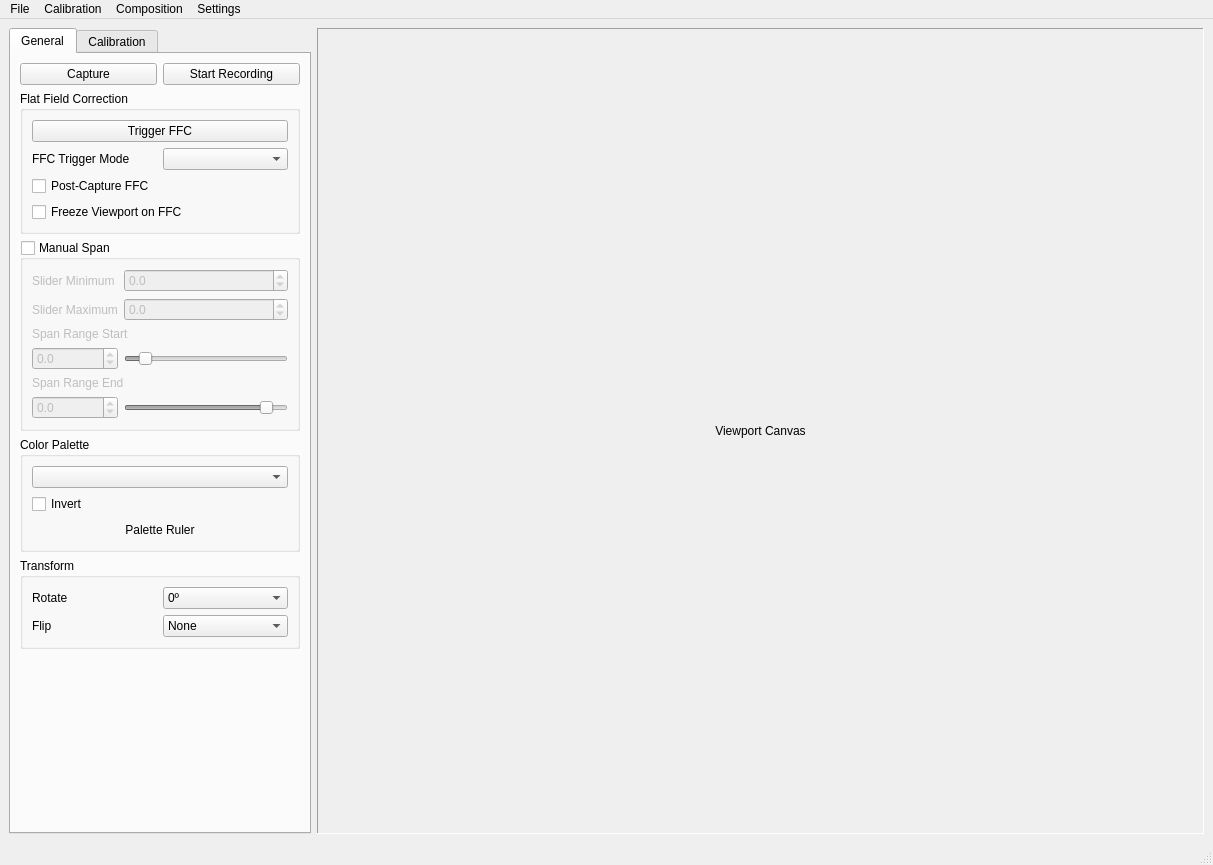
<?xml version="1.0" encoding="UTF-8"?>
<ui version="4.0">
 <class>OpenInfraredViewer</class>
 <widget class="QMainWindow" name="OpenInfraredViewer">
  <property name="geometry">
   <rect>
    <x>0</x>
    <y>0</y>
    <width>1213</width>
    <height>865</height>
   </rect>
  </property>
  <property name="baseSize">
   <size>
    <width>1280</width>
    <height>720</height>
   </size>
  </property>
  <property name="windowTitle">
   <string>Open Infrared Viewer</string>
  </property>
  <widget class="QWidget" name="centralwidget">
   <layout class="QGridLayout" name="gridLayout_3">
    <item row="0" column="1">
     <widget class="QLabel" name="canvasLabel">
      <property name="sizePolicy">
       <sizepolicy hsizetype="Expanding" vsizetype="Expanding">
        <horstretch>0</horstretch>
        <verstretch>0</verstretch>
       </sizepolicy>
      </property>
      <property name="minimumSize">
       <size>
        <width>80</width>
        <height>60</height>
       </size>
      </property>
      <property name="frameShape">
       <enum>QFrame::Panel</enum>
      </property>
      <property name="frameShadow">
       <enum>QFrame::Sunken</enum>
      </property>
      <property name="text">
       <string>Viewport Canvas</string>
      </property>
      <property name="scaledContents">
       <bool>false</bool>
      </property>
      <property name="alignment">
       <set>Qt::AlignCenter</set>
      </property>
     </widget>
    </item>
    <item row="0" column="0">
     <widget class="QTabWidget" name="tabWidget">
      <property name="sizePolicy">
       <sizepolicy hsizetype="Preferred" vsizetype="Expanding">
        <horstretch>0</horstretch>
        <verstretch>0</verstretch>
       </sizepolicy>
      </property>
      <property name="currentIndex">
       <number>0</number>
      </property>
      <widget class="QWidget" name="tab1">
       <attribute name="title">
        <string>General</string>
       </attribute>
       <layout class="QGridLayout" name="gridLayout">
        <item row="0" column="1">
         <widget class="QWidget" name="exportWidget" native="true">
          <layout class="QGridLayout" name="gridLayout_7">
           <property name="leftMargin">
            <number>0</number>
           </property>
           <property name="topMargin">
            <number>0</number>
           </property>
           <property name="rightMargin">
            <number>0</number>
           </property>
           <property name="bottomMargin">
            <number>0</number>
           </property>
           <item row="0" column="1">
            <widget class="QPushButton" name="recordButton">
             <property name="text">
              <string>Start Recording</string>
             </property>
            </widget>
           </item>
           <item row="0" column="0">
            <widget class="QPushButton" name="captureButton">
             <property name="text">
              <string>Capture</string>
             </property>
            </widget>
           </item>
          </layout>
         </widget>
        </item>
        <item row="9" column="1">
         <widget class="QGroupBox" name="transformGroupBox">
          <property name="title">
           <string>Transform</string>
          </property>
          <layout class="QGridLayout" name="gridLayout_13">
           <item row="0" column="0">
            <widget class="QLabel" name="label_4">
             <property name="text">
              <string>Rotate</string>
             </property>
            </widget>
           </item>
           <item row="0" column="1">
            <widget class="QComboBox" name="rotateComboBox">
             <item>
              <property name="text">
               <string>0º</string>
              </property>
             </item>
             <item>
              <property name="text">
               <string>90º</string>
              </property>
             </item>
             <item>
              <property name="text">
               <string>180º</string>
              </property>
             </item>
             <item>
              <property name="text">
               <string>270º</string>
              </property>
             </item>
            </widget>
           </item>
           <item row="1" column="0">
            <widget class="QLabel" name="label_5">
             <property name="text">
              <string>Flip</string>
             </property>
            </widget>
           </item>
           <item row="1" column="1">
            <widget class="QComboBox" name="flipComboBox">
             <item>
              <property name="text">
               <string>None</string>
              </property>
             </item>
             <item>
              <property name="text">
               <string>Vertically</string>
              </property>
             </item>
             <item>
              <property name="text">
               <string>Horizontally</string>
              </property>
             </item>
             <item>
              <property name="text">
               <string>Both Axis</string>
              </property>
             </item>
            </widget>
           </item>
          </layout>
         </widget>
        </item>
        <item row="3" column="1">
         <widget class="QGroupBox" name="groupBox_2">
          <property name="title">
           <string>Flat Field Correction</string>
          </property>
          <layout class="QGridLayout" name="gridLayout_11">
           <item row="1" column="0">
            <widget class="QLabel" name="label_3">
             <property name="text">
              <string>FFC Trigger Mode</string>
             </property>
            </widget>
           </item>
           <item row="1" column="1">
            <widget class="QComboBox" name="ffcModeComboBox"/>
           </item>
           <item row="0" column="0" colspan="2">
            <widget class="QPushButton" name="triggerFfcButton">
             <property name="text">
              <string>Trigger FFC</string>
             </property>
            </widget>
           </item>
           <item row="4" column="0" colspan="2">
            <widget class="QCheckBox" name="postCaptureFfcCheckBox">
             <property name="toolTip">
              <string>Perform Flat Field Correction just after capturing a frame, to achieve best image fidelity.</string>
             </property>
             <property name="text">
              <string>Post-Capture FFC</string>
             </property>
            </widget>
           </item>
           <item row="5" column="0" colspan="2">
            <widget class="QCheckBox" name="freezeViewportCheckBox">
             <property name="toolTip">
              <string>Avoids viewport flashing when the shutter gets in the way of the sensor.</string>
             </property>
             <property name="text">
              <string>Freeze Viewport on FFC</string>
             </property>
            </widget>
           </item>
          </layout>
         </widget>
        </item>
        <item row="4" column="1">
         <widget class="QGroupBox" name="manualSpanGroupBox">
          <property name="title">
           <string>Manual Span</string>
          </property>
          <property name="flat">
           <bool>false</bool>
          </property>
          <property name="checkable">
           <bool>true</bool>
          </property>
          <property name="checked">
           <bool>false</bool>
          </property>
          <layout class="QGridLayout" name="gridLayout_9">
           <item row="7" column="0">
            <widget class="QDoubleSpinBox" name="spanEndDoubleSpinBox">
             <property name="decimals">
              <number>1</number>
             </property>
             <property name="minimum">
              <double>-65536.000000000000000</double>
             </property>
             <property name="maximum">
              <double>65536.000000000000000</double>
             </property>
            </widget>
           </item>
           <item row="5" column="1">
            <widget class="QSlider" name="spanStartSlider">
             <property name="value">
              <number>9</number>
             </property>
             <property name="orientation">
              <enum>Qt::Horizontal</enum>
             </property>
             <property name="invertedAppearance">
              <bool>false</bool>
             </property>
             <property name="invertedControls">
              <bool>false</bool>
             </property>
            </widget>
           </item>
           <item row="1" column="0">
            <widget class="QLabel" name="label_11">
             <property name="text">
              <string>Slider Maximum</string>
             </property>
            </widget>
           </item>
           <item row="5" column="0">
            <widget class="QDoubleSpinBox" name="spanStartDoubleSpinBox">
             <property name="decimals">
              <number>1</number>
             </property>
             <property name="minimum">
              <double>-65536.000000000000000</double>
             </property>
             <property name="maximum">
              <double>65536.000000000000000</double>
             </property>
             <property name="value">
              <double>0.000000000000000</double>
             </property>
            </widget>
           </item>
           <item row="6" column="0" colspan="2">
            <widget class="QLabel" name="label_2">
             <property name="text">
              <string>Span Range End</string>
             </property>
            </widget>
           </item>
           <item row="4" column="0" colspan="2">
            <widget class="QLabel" name="label">
             <property name="text">
              <string>Span Range Start</string>
             </property>
            </widget>
           </item>
           <item row="7" column="1">
            <widget class="QSlider" name="spanEndSlider">
             <property name="value">
              <number>90</number>
             </property>
             <property name="orientation">
              <enum>Qt::Horizontal</enum>
             </property>
             <property name="invertedAppearance">
              <bool>false</bool>
             </property>
             <property name="invertedControls">
              <bool>false</bool>
             </property>
            </widget>
           </item>
           <item row="0" column="0">
            <widget class="QLabel" name="label_10">
             <property name="text">
              <string>Slider Minimum</string>
             </property>
            </widget>
           </item>
           <item row="0" column="1">
            <widget class="QDoubleSpinBox" name="sliderRangeMinimumDoubleSpinBox">
             <property name="decimals">
              <number>1</number>
             </property>
             <property name="minimum">
              <double>-65536.000000000000000</double>
             </property>
             <property name="maximum">
              <double>65536.000000000000000</double>
             </property>
             <property name="value">
              <double>0.000000000000000</double>
             </property>
            </widget>
           </item>
           <item row="1" column="1">
            <widget class="QDoubleSpinBox" name="sliderRangeMaximumDoubleSpinBox">
             <property name="decimals">
              <number>1</number>
             </property>
             <property name="minimum">
              <double>-65536.000000000000000</double>
             </property>
             <property name="maximum">
              <double>65536.000000000000000</double>
             </property>
             <property name="value">
              <double>0.000000000000000</double>
             </property>
            </widget>
           </item>
          </layout>
         </widget>
        </item>
        <item row="8" column="1">
         <widget class="QGroupBox" name="groupBox_3">
          <property name="title">
           <string>Color Palette</string>
          </property>
          <layout class="QGridLayout" name="gridLayout_12">
           <item row="1" column="0">
            <widget class="QCheckBox" name="invertPaletteCheckBox">
             <property name="text">
              <string>Invert</string>
             </property>
            </widget>
           </item>
           <item row="0" column="0">
            <widget class="QComboBox" name="colorPaletteComboBox"/>
           </item>
           <item row="2" column="0">
            <widget class="QLabel" name="paletteRulerLabel">
             <property name="minimumSize">
              <size>
               <width>256</width>
               <height>20</height>
              </size>
             </property>
             <property name="frameShape">
              <enum>QFrame::NoFrame</enum>
             </property>
             <property name="text">
              <string>Palette Ruler</string>
             </property>
             <property name="scaledContents">
              <bool>true</bool>
             </property>
             <property name="alignment">
              <set>Qt::AlignCenter</set>
             </property>
            </widget>
           </item>
          </layout>
         </widget>
        </item>
        <item row="10" column="1">
         <spacer name="verticalSpacer">
          <property name="orientation">
           <enum>Qt::Vertical</enum>
          </property>
          <property name="sizeHint" stdset="0">
           <size>
            <width>20</width>
            <height>40</height>
           </size>
          </property>
         </spacer>
        </item>
       </layout>
      </widget>
      <widget class="QWidget" name="tab2">
       <attribute name="title">
        <string>Calibration</string>
       </attribute>
       <layout class="QGridLayout" name="gridLayout_2">
        <item row="0" column="0">
         <widget class="QPushButton" name="blindPixelDetectionButton">
          <property name="text">
           <string>Start Blind Pixel Detection</string>
          </property>
         </widget>
        </item>
        <item row="3" column="0">
         <spacer name="verticalSpacer_2">
          <property name="orientation">
           <enum>Qt::Vertical</enum>
          </property>
          <property name="sizeHint" stdset="0">
           <size>
            <width>20</width>
            <height>40</height>
           </size>
          </property>
         </spacer>
        </item>
        <item row="2" column="0">
         <widget class="QLabel" name="label_7">
          <property name="lineWidth">
           <number>-1</number>
          </property>
          <property name="text">
           <string>&lt;!DOCTYPE HTML PUBLIC &quot;-//W3C//DTD HTML 4.0//EN&quot; &quot;http://www.w3.org/TR/REC-html40/strict.dtd&quot;&gt;
&lt;html&gt;&lt;head&gt;&lt;meta name=&quot;qrichtext&quot; content=&quot;1&quot; /&gt;&lt;style type=&quot;text/css&quot;&gt;
p, li { white-space: pre-wrap; }
&lt;/style&gt;&lt;/head&gt;&lt;body style=&quot; font-family:'Noto Sans CJK JP'; font-size:10pt; font-weight:200; font-style:normal;&quot;&gt;
&lt;p align=&quot;justify&quot; style=&quot; margin-top:12px; margin-bottom:12px; margin-left:0px; margin-right:0px; -qt-block-indent:0; text-indent:0px;&quot;&gt;Instructions: &lt;/p&gt;
&lt;p align=&quot;justify&quot; style=&quot; margin-top:12px; margin-bottom:12px; margin-left:0px; margin-right:0px; -qt-block-indent:0; text-indent:0px;&quot;&gt;1. Prepare two flat &lt;br /&gt;surfaces with temperature &lt;br /&gt;difference.&lt;/p&gt;
&lt;p align=&quot;justify&quot; style=&quot; margin-top:12px; margin-bottom:12px; margin-left:0px; margin-right:0px; -qt-block-indent:0; text-indent:0px;&quot;&gt;2. Click &amp;quot;Start Blind Pixel Detection&amp;quot;.&lt;/p&gt;
&lt;p align=&quot;justify&quot; style=&quot; margin-top:12px; margin-bottom:12px; margin-left:0px; margin-right:0px; -qt-block-indent:0; text-indent:0px;&quot;&gt;3. Capture a flat frame of each object.&lt;/p&gt;
&lt;p align=&quot;justify&quot; style=&quot; margin-top:12px; margin-bottom:12px; margin-left:0px; margin-right:0px; -qt-block-indent:0; text-indent:0px;&quot;&gt;4. Adjust filter tolerance.&lt;/p&gt;&lt;/body&gt;&lt;/html&gt;</string>
          </property>
          <property name="textFormat">
           <enum>Qt::AutoText</enum>
          </property>
          <property name="scaledContents">
           <bool>false</bool>
          </property>
          <property name="wordWrap">
           <bool>true</bool>
          </property>
         </widget>
        </item>
        <item row="1" column="0">
         <widget class="QWidget" name="widget_3" native="true">
          <layout class="QGridLayout" name="gridLayout_6">
           <item row="0" column="0">
            <widget class="QLabel" name="label_8">
             <property name="text">
              <string>Tolerance</string>
             </property>
            </widget>
           </item>
           <item row="0" column="1">
            <widget class="QSlider" name="blindPixelToleranceSlider">
             <property name="maximum">
              <number>1000</number>
             </property>
             <property name="value">
              <number>50</number>
             </property>
             <property name="orientation">
              <enum>Qt::Horizontal</enum>
             </property>
            </widget>
           </item>
          </layout>
         </widget>
        </item>
       </layout>
      </widget>
     </widget>
    </item>
   </layout>
  </widget>
  <widget class="QMenuBar" name="menubar">
   <property name="geometry">
    <rect>
     <x>0</x>
     <y>0</y>
     <width>1213</width>
     <height>32</height>
    </rect>
   </property>
   <widget class="QMenu" name="menuFile">
    <property name="title">
     <string>Calibration</string>
    </property>
    <addaction name="actionCorrect_Bad_Pixels"/>
    <addaction name="actionNon_Uniformity_Correction"/>
    <addaction name="actionRadiometry_Calibration"/>
    <addaction name="actionFFC_Calibration"/>
   </widget>
   <widget class="QMenu" name="menuComposition">
    <property name="title">
     <string>Composition</string>
    </property>
    <addaction name="actionColor_Pallete"/>
    <addaction name="actionShow_Color_Scale"/>
    <addaction name="actionShow_Bad_Pixels"/>
   </widget>
   <widget class="QMenu" name="menuSettings">
    <property name="title">
     <string>Settings</string>
    </property>
   </widget>
   <widget class="QMenu" name="menuFile_2">
    <property name="title">
     <string>File</string>
    </property>
    <addaction name="actionOpen_Device"/>
   </widget>
   <addaction name="menuFile_2"/>
   <addaction name="menuFile"/>
   <addaction name="menuComposition"/>
   <addaction name="menuSettings"/>
  </widget>
  <widget class="QStatusBar" name="statusbar"/>
  <action name="actionCorrect_Bad_Pixels">
   <property name="text">
    <string>Bad Pixel Correction</string>
   </property>
  </action>
  <action name="actionNon_Uniformity_Correction">
   <property name="text">
    <string>Non Uniformity Correction</string>
   </property>
  </action>
  <action name="actionRadiometry_Calibration">
   <property name="text">
    <string>Radiometry Calibration</string>
   </property>
  </action>
  <action name="actionFFC_Calibration">
   <property name="text">
    <string>Flat Field Correction</string>
   </property>
  </action>
  <action name="actionColor_Pallete">
   <property name="text">
    <string>Color Pallete</string>
   </property>
  </action>
  <action name="actionShow_Color_Scale">
   <property name="text">
    <string>Show Color Scale</string>
   </property>
  </action>
  <action name="actionShow_Bad_Pixels">
   <property name="text">
    <string>Show Bad Pixels</string>
   </property>
  </action>
  <action name="actionOpen_Device">
   <property name="text">
    <string>Open Device</string>
   </property>
  </action>
 </widget>
 <resources/>
 <connections/>
 <slots>
  <slot>record()</slot>
  <slot>pause()</slot>
  <slot>stop()</slot>
  <slot>enablePreview(bool)</slot>
  <slot>configureCaptureSettings()</slot>
  <slot>takeImage()</slot>
  <slot>startCamera()</slot>
  <slot>toggleLock()</slot>
  <slot>setMuted(bool)</slot>
  <slot>stopCamera()</slot>
  <slot>setExposureCompensation(int)</slot>
 </slots>
</ui>
